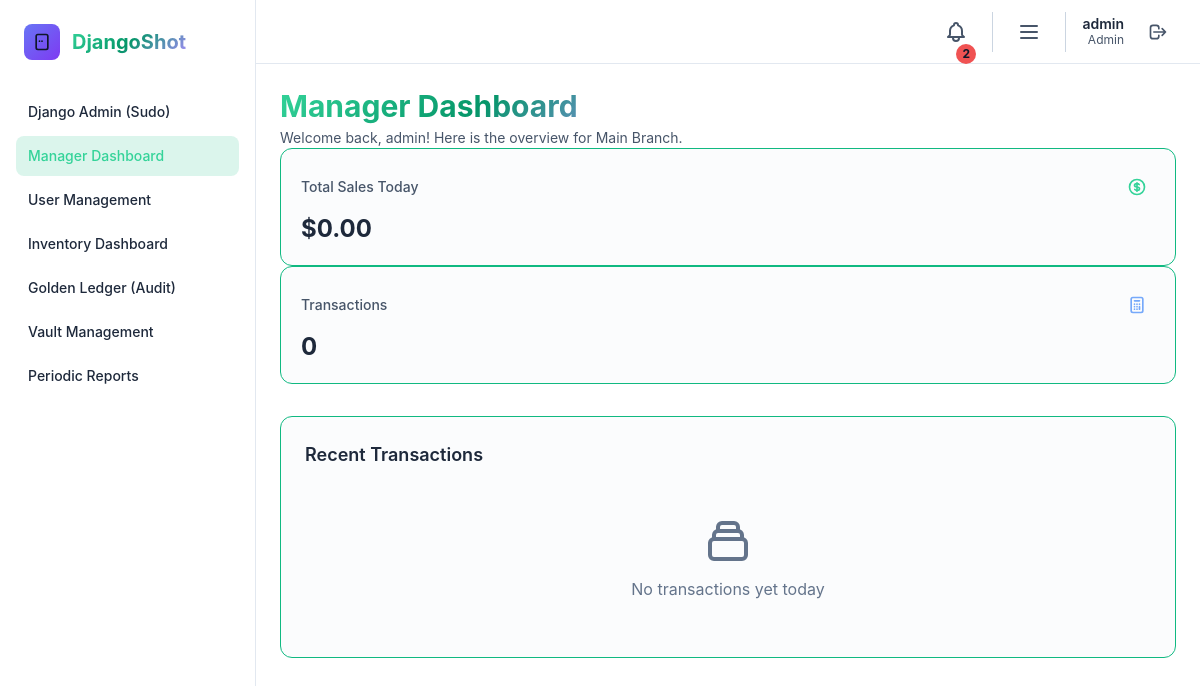
Page /dashboard/manager/ (signed in) on the committed database.
### core/models.py (models this page shows, shortened)
class User(AbstractUser):
    ROLE_CHOICES = [
        ('admin', 'Admin'),
        ('manager', 'Manager'),
        ('cashier', 'Cashier'),
        ('accounting', 'Accounting'),
    ]
    THEME_CHOICES = [
        ('dawn', 'Dawn (Light)'),
        ('dusk', 'Dusk (Dark)'),
        ('midnight', 'Midnight (AMOLED)'),
    ]
    role = models.CharField(max_length=20, choices=ROLE_CHOICES, default='cashier')
    theme_preference = models.CharField(max_length=20, choices=THEME_CHOICES, default='dusk')
    branch = models.ForeignKey(Branch, on_delete=models.SET_NULL, null=True, blank=True, related_name='users')
    is_active_account = models.BooleanField(default=True) # Django User already has is_active, but keeping custom just in case
    def is_admin(self):
        return self.role == 'admin'
    def is_manager(self):
        return self.role in ('admin', 'manager')
    def is_accounting(self):
        return self.role == 'accounting'

class Branch(models.Model):
    name = models.CharField(max_length=120, unique=True)
    location = models.CharField(max_length=255, null=True, blank=True)
    is_active = models.BooleanField(default=True)
    created_at = models.DateTimeField(auto_now_add=True)

### core/views.py (the view)
# urls.py: path('dashboard/manager/', views.manager_dashboard, name='manager_dashboard'),
@login_required
def manager_dashboard(request):
    if not request.user.is_manager():
        return redirect('core:home')
    today = timezone.localdate()
    orders = Order.objects.filter(order_date__date=today, status='completed')
    if request.user.role != 'admin' and request.user.branch:
        orders = orders.filter(branch=request.user.branch)
    elif request.user.branch:
        orders = orders.filter(branch=request.user.branch)
    total_sales_today = orders.aggregate(total=Sum('total_amount'))['total'] or 0.0
    transactions_today = orders.count()
    recent_transactions = orders.select_related('user', 'branch').order_by('-order_date')[:8]
    context = {
        'total_sales_today': total_sales_today,
        'transactions_today': transactions_today,
        'recent_transactions': recent_transactions,
        'branch_scope': request.user.branch.name if request.user.branch else 'All Branches'
    }
    return render(request, 'core/dashboards/manager.html', context)

### core/context_processors.py (called while the page is built)
def theme_processor(request):
    context = {
        'current_theme': 'dusk', # Default
        'user_role': 'guest'
    }
    if request.user.is_authenticated:
        context['current_theme'] = getattr(request.user, 'theme_preference', 'dusk')
        context['user_role'] = getattr(request.user, 'role', 'cashier')
    return context

### core/templates/core/dashboards/manager.html (shortened to what this page needs)
{% extends "base.html" %}
{% block content %}
<div class="mb-6 flex justify-between items-center">
    <div>
        <h1 class="text-3xl font-bold gradient-text mb-1">Manager Dashboard</h1>
        <p class="text-gray-400 text-sm">Welcome back, {{ user.username }}! Here is the overview for {{ branch_scope }}.</p>
    </div>
</div>
<div class="grid grid-cols-1 md:grid-cols-2 lg:grid-cols-4 gap-6 mb-8">
    <div class="glass-card rounded-xl p-5 fade-in" style="animation-delay: 0.1s;">
        <div class="flex items-center justify-between mb-2">
            <h3 class="text-sm font-medium text-gray-400">Total Sales Today</h3>
            <span class="p-2 bg-primary-500/20 rounded-lg text-primary-400">
            </span>
        </div>
        <p class="text-2xl font-bold text-gray-100">${{ total_sales_today|stringformat:".2f" }}</p>
    </div>
    <div class="glass-card rounded-xl p-5 fade-in" style="animation-delay: 0.2s;">
        <div class="flex items-center justify-between mb-2">
            <h3 class="text-sm font-medium text-gray-400">Transactions</h3>
            <span class="p-2 bg-blue-500/20 rounded-lg text-blue-400">
                <svg class="w-5 h-5" fill="none" stroke="currentColor" viewBox="0 0 24 24"><path stroke-linecap="round" stroke-linejoin="round" stroke-width="2" d="M9 7h6m0 10v-3m-3 3h.01M9 17h.01M9 14h.01M12 14h.01M15 11h.01M12 11h.01M9 11h.01M7 21h10a2 2 0 002-2V5a2 2 0 00-2-2H7a2 2 0 00-2 2v14a2 2 0 002 2z"></path></svg>
            </span>
        </div>
        <p class="text-2xl font-bold text-gray-100">{{ transactions_today }}</p>
    </div>
</div>
<div class="glass-card rounded-xl p-6 fade-in" style="animation-delay: 0.4s;">
    <h2 class="text-lg font-semibold mb-4 text-gray-200">Recent Transactions</h2>
    {% if recent_transactions %}
    <div class="overflow-x-auto">
        <table class="w-full text-sm text-left text-gray-400">
            <thead class="text-xs text-gray-300 uppercase bg-surface-800/80 border-b border-gray-700">
                <tr>
                    <th scope="col" class="px-4 py-3">Order</th>
                    <th scope="col" class="px-4 py-3">Cashier</th>
                    <th scope="col" class="px-4 py-3">Branch</th>
                    <th scope="col" class="px-4 py-3">Total</th>
                    <th scope="col" class="px-4 py-3">Time</th>
                </tr>
            </thead>
            <tbody>
                {% for order in recent_transactions %}
                <tr class="border-b border-gray-700 hover:bg-surface-800/50 transition-colors">
                    <td class="px-4 py-3 font-medium text-gray-200">#{{ order.id }}</td>
                    <td class="px-4 py-3">{{ order.user.username }}</td>
                    <td class="px-4 py-3">{{ order.branch.name|default:"Global" }}</td>
                    <td class="px-4 py-3 text-emerald-400">${{ order.total_amount|stringformat:".2f" }}</td>
                    <td class="px-4 py-3 text-gray-500">{{ order.order_date|date:"H:i" }}</td>
                </tr>
                {% endfor %}
            </tbody>
        </table>
    </div>
    {% else %}
    <div class="text-center py-8 text-gray-500">
        <p>No transactions yet today</p>
    </div>
    {% endif %}
</div>
{% endblock %}

### templates/base.html (shortened to what this page needs)
{% load static %}
<!DOCTYPE html>
<html lang="en" class="dark" data-theme="{{ current_theme|default:'dusk' }}" data-role="{{ user_role|default:'guest' }}">
<head>
    <link rel="stylesheet" href="{% static 'css/output.css' %}">
    <link rel="stylesheet" href="https://cdnjs.cloudflare.com/ajax/libs/font-awesome/6.4.0/css/all.min.css">
</head>
<body class="bg-surface-900 text-gray-200 min-h-screen relative overflow-x-hidden transition-colors duration-500">
    {% if user.is_authenticated %}
    <div class="flex min-h-screen relative z-10">
        <aside id="sidebar" class="fixed top-0 left-0 z-[100] w-64 h-screen transition-transform -translate-x-full sm:translate-x-0">
            <div class="h-full px-4 py-6 overflow-y-auto bg-surface-900 border-r border-gray-800">
                <a href="/" class="flex items-center mb-8 px-2">
                    <div class="w-9 h-9 rounded-lg bg-gradient-to-br from-indigo-500 to-purple-600 flex items-center justify-center mr-3">
                        <svg class="w-5 h-5 text-white" fill="none" stroke="currentColor" viewBox="0 0 24 24">
                            <path stroke-linecap="round" stroke-linejoin="round" stroke-width="2" d="M12 11h.01M9 11h.01M7 21h10a2 2 0 002-2V5a2 2 0 00-2-2H7a2 2 0 00-2 2v14a2 2 0 002 2z"></path>
                        </svg>
                    </div>
                    <span class="text-xl font-bold gradient-text">DjangoShot</span>
                </a>
                <nav class="space-y-1">
                    {% if user.is_admin %}
                    <a href="/admin/" class="sidebar-link flex items-center px-3 py-2.5 rounded-lg text-sm font-medium">
                        Django Admin (Sudo)
                    </a>
                    {% endif %}
                    {% if user.is_manager %}
                    <a href="{% url 'core:manager_dashboard' %}" class="sidebar-link flex items-center px-3 py-2.5 rounded-lg text-sm font-medium">
                        Manager Dashboard
                    </a>
                    <a href="{% url 'core:user_management' %}" class="sidebar-link flex items-center px-3 py-2.5 rounded-lg text-sm font-medium">
                        User Management
                    </a>
                    {% endif %}
                    {% if user.role == 'admin' or user.role == 'manager' or user.role == 'accounting' %}
                    <a href="{% url 'inventory:dashboard' %}" class="sidebar-link flex items-center px-3 py-2.5 rounded-lg text-sm font-medium">
                        Inventory Dashboard
                    </a>
                    {% endif %}
                    {% if user.is_accounting or user.is_admin %}
                    <a href="{% url 'core:accounting_dashboard' %}" class="sidebar-link flex items-center px-3 py-2.5 rounded-lg text-sm font-medium text-amber-500 hover:text-amber-400">
                        Golden Ledger (Audit)
                    </a>
                    {% endif %}
                    {% if user.role == 'cashier' or user.is_admin %}
                    <a href="{% url 'sales:vault_manage' %}" class="sidebar-link flex items-center px-3 py-2.5 rounded-lg text-sm font-medium text-emerald-500 hover:text-emerald-400">
                        Vault Management
                    </a>
                    {% endif %}
                    {% if user.is_accounting or user.is_admin %}
                    <a href="{% url 'sales:periodic_reports' %}" class="sidebar-link flex items-center px-3 py-2.5 rounded-lg text-sm font-medium">
                        Periodic Reports
                    </a>
                    {% endif %}
                </nav>
            </div>
        </aside>
        <div class="flex-1 sm:ml-64 flex flex-col">
            <header class="w-full h-16 bg-surface-900 border-b border-gray-800 flex items-center justify-end px-4 sm:px-6 sticky top-0 z-[90]">
                <div class="flex items-center space-x-4">
                    {% if user.role == 'admin' or user.role == 'manager' %}
                    <div class="relative flex items-center pr-4 border-r border-gray-700">
                        <button id="alertsMenuButton" data-dropdown-toggle="alertsMenuDropdown" class="p-2 rounded-lg text-gray-400 hover:bg-gray-800 hover:text-white transition-colors relative" title="Inventory Alerts">
                            {% if low_stock_count > 0 %}
                            <div class="absolute inline-flex items-center justify-center w-5 h-5 text-xs font-bold text-white bg-red-500 border-2 border-surface-900 rounded-full -top-1 -right-1">{{ low_stock_count }}</div>
                            {% endif %}
                        </button>
                    </div>
                    {% endif %}
                    <div class="relative flex items-center pr-4 border-r border-gray-700">
                        <button id="bbqMenuButton" data-dropdown-toggle="bbqMenuDropdown" class="p-2 rounded-lg text-gray-400 hover:bg-gray-800 hover:text-white transition-colors" title="Settings Menu">
                            <svg class="w-6 h-6" fill="none" stroke="currentColor" viewBox="0 0 24 24"><path stroke-linecap="round" stroke-linejoin="round" stroke-width="2" d="M4 6h16M4 12h16M4 18h16"></path></svg>
                        </button>
                    </div>
                    <div class="text-right hidden sm:block">
                        <p class="text-sm font-semibold text-gray-200 leading-tight">{{ user.username }}</p>
                        <p class="text-xs text-gray-400 capitalize">{{ user.role }}</p>
                    </div>
                    <form action="{% url 'core:logout' %}" method="post" class="m-0 flex items-center">
                        <button type="submit" class="p-2 flex items-center justify-center rounded-lg hover:bg-red-500/20 text-gray-400 hover:text-red-400 transition-colors" title="Logout">
                            <svg class="w-5 h-5" fill="none" stroke="currentColor" viewBox="0 0 24 24">
                                <path stroke-linecap="round" stroke-linejoin="round" stroke-width="2" d="M17 16l4-4m0 0l-4-4m4 4H7m6 4v1a3 3 0 01-3 3H6a3 3 0 01-3-3V7a3 3 0 013-3h4a3 3 0 013 3v1"></path>
                            </svg>
                        </button>
                    </form>
                </div>
            </header>
            <main class="relative p-4 md:p-6 fade-in flex-1">
                {% block content %}{% endblock %}
            </main>
        </div>
    </div>
    {% else %}
    <main class="relative z-10">
        {% block content_unauth %}{% endblock %}
    </main>
    {% endif %}
</body>
</html>

### templates/base.html (style rules this page uses)
* { font-family: 'Inter', sans-serif; }
.glass-card { background-color: color-mix(in srgb, var(--color-surface-800, #1e293b) 60%, transparent); backdrop-filter: blur(16px); border: 1px solid var(--color-primary-500); }
.gradient-text { background: linear-gradient(135deg, var(--color-primary-400) 0%, var(--color-primary-600) 50%, #a78bfa 100%); -webkit-background-clip: text; background-clip: text; -webkit-text-fill-color: transparent; }
.sidebar-link { transition: all 0.2s ease; }
.sidebar-link:hover, .sidebar-link.active { background: color-mix(in srgb, var(--color-primary-500) 15%, transparent); color: var(--color-primary-400); }
.fade-in { animation: fadeIn 0.4s ease-out; }

### rows in the picture
User: username "admin", role "Admin"
Branch: name "Main Branch"

### other values in the picture
{{ low_stock_count }} "2"
{{ total_sales_today|stringformat:".2f" }} "0.00"
{{ transactions_today }} "0"
